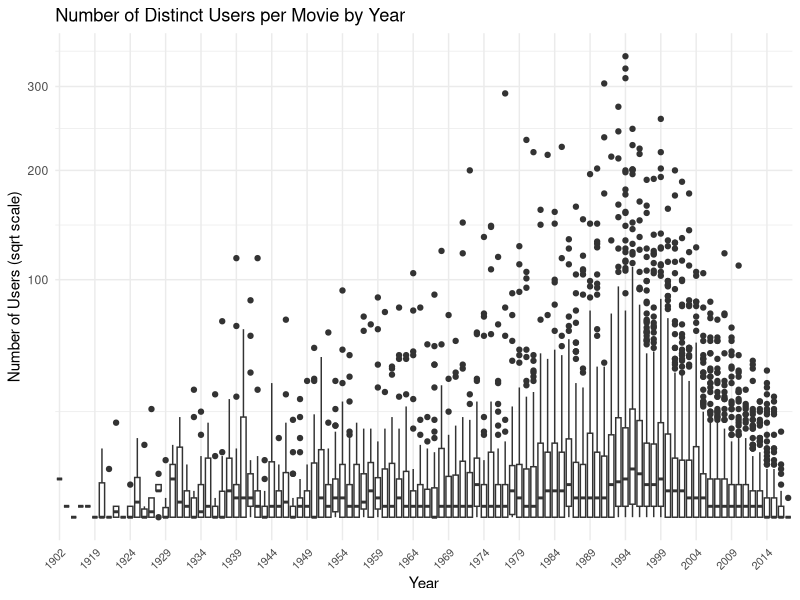
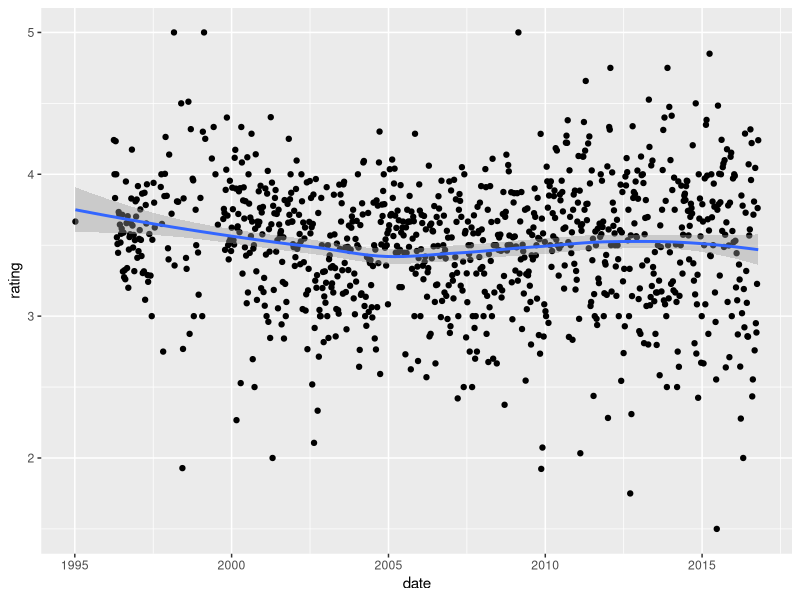

Write the R code that produced these figures, in order.
#High Dimensional Data 23
#Regularization

#1. For the movielens data, compute the number of ratings for 
#each movie and then plot it against the year the movie was 
#released. Use the square root transformation on the counts.

library(dslabs)
library(tidyverse)

data("movielens")

movielens %>%
  group_by(movieId) %>%
  summarize(
    n = n_distinct(userId),
    year = as.character(first(year))
  ) %>%
  ggplot(aes(x = year, y = n)) +
  geom_boxplot() +
  scale_y_sqrt() +  # same as coord_trans(y = "sqrt")
  scale_x_discrete(
    breaks = function(x) x[seq(1, length(x), by = 5)]  # show every 5th year
  ) +
  theme_minimal() +
  theme(
    axis.text.x = element_text(angle = 45, hjust = 1, size = 8)
  ) +
  labs(
    title = "Number of Distinct Users per Movie by Year",
    x = "Year",
    y = "Number of Users (sqrt scale)"
  )

#2. We see that, on average, movies that were released after
# 1993 get more ratings. We also see that with newer movies, 
#starting in 1993, the number of ratings decreases with year:
# the more recent a movie is, the less time users have had to
# rate it.  Among movies that came out in 1993 or later, what
# are the 25 movies with the most ratings per year? Also, 
#report their average rating.

library(dslabs)
library(dplyr)

data("movielens")

current_year <- as.numeric(format(Sys.Date(), "%Y"))

movies_1993_onward <- movielens %>%
  filter(year >= 1993) %>%
  group_by(movieId) %>%
  summarize(
    avg_rating = mean(rating),
    n = n(),
    title = first(title),
    year = first(year),
    .groups = "drop"   # drop grouping after summarise
  ) %>%
  mutate(
    years = current_year - year + 1,
    n_year = n / years
  ) %>%
  slice_max(n_year, n = 25) %>%
  arrange(desc(n_year))

movies_1993_onward
# A tibble: 25 × 7
#movieId    avg_rating   n   title                year years n_year
#     <int>     <dbl> <int> <chr>               <int> <dbl>  <dbl>
#1     356       4.05   341 Forrest Gump         1994    32  10.7 
#2     296       4.26   324 Pulp Fiction         1994    32  10.1 
#3     318       4.49   311 Shawshank Redempti…  1994    32   9.72


#3. From the table constructed in the previous example, we 
#see that the most rated movies tend to have above average 
#ratings. This is not surprising: more people watch popular 
#movies. To confirm this, stratify the post 1993 movies by 
#ratings per year and compute their average ratings. Make a 
#plot of average rating versus ratings per year and show an 
#estimate of the trend.

data("movielens")

current_year <- as.numeric(format(Sys.Date(), "%Y"))

ratings_per_year<- movielens %>% filter(year >= 1993) %>%
  group_by(movieId) %>%
  summarize(
    avg_rating = mean(rating),
    n = n(),
    title = first(title),
    year = first(year),
    .groups = "drop") %>%
  mutate(
      years = current_year - year + 1,
      rate = n / years) %>%
  ggplot(aes(rate, avg_rating)) +
  geom_point(alpha=0.5) +
  geom_smooth() +
  scale_x_log10()
      
#Copilot: A log scale compresses the large values and expands 
#the small ones, spreading the points more evenly across the
# axis.  This makes patterns visible in the dense region that
# were previously invisible.

#4. In the previous exercise, we see that the more a movie 
#is rated, the higher the rating. Suppose you are doing a 
#predictive analysis in which you need to fill in the 
#missing ratings with some value. Which of the following 
#strategies would you use?

#Fill in the value with a lower value than the average since
# lack of rating is associated with lower ratings. Try out
# different values and evaluate prediction in a test set.

#5. The movielens dataset also includes a time stamp. This 
#variable represents the time and data in which the rating 
#was provided. The units are seconds since January 1, 1970. 
#Create a new column date with the date. Hint: Use the 
#as_datetime function in the lubridate package.
library(lubridate)
movielens <- mutate(movielens, date = as_datetime(timestamp))
movielens


#6. Compute the average rating for each week and plot this 
#average against day. Hint: Use the round_date function 
#before you group_by.

movielens %>% mutate(date=round_date(date, unit='week')) %>%
  group_by(date) %>%
  summarize(rating=mean(rating)) %>%
  ggplot(aes(date, rating)) +
  geom_point() +
  geom_smooth()
